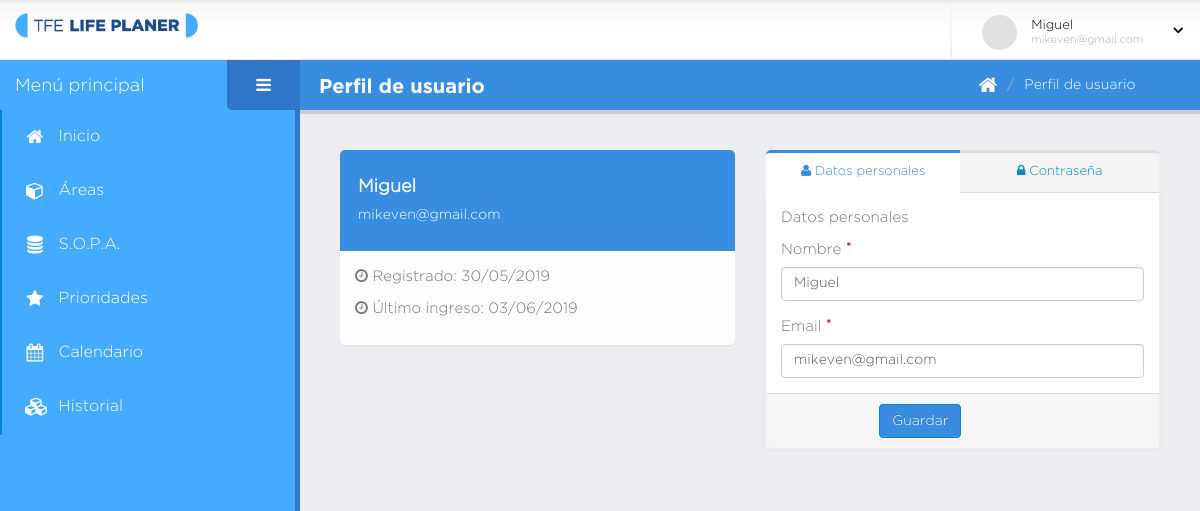
The page /perfil.php (signed in) on the database as committed earlier.
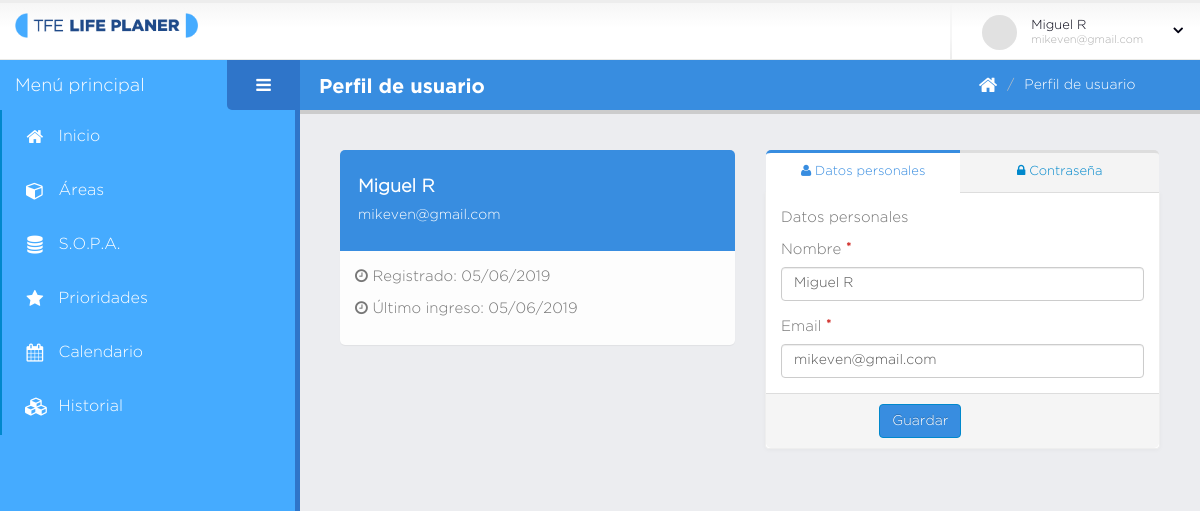
The same page on the database as committed later.
### tables this page shows
CREATE TABLE IF NOT EXISTS `usuario` (
  `id` int(11) NOT NULL AUTO_INCREMENT,
  `nombre` varchar(45) NOT NULL,
  `email` varchar(45) NOT NULL,
  `password` varchar(45) NOT NULL,
  `creado` date DEFAULT NULL,
  `ultimo_ingreso` datetime DEFAULT NULL,
  PRIMARY KEY (`id`)
);

### database/data-usuario.php (called while the page is built, shortened)
<?php
	function obtenerDatosUsuario( $dbh, $id ){
		$q = "select id, nombre, email, date_format(creado,'%d/%m/%Y') as fregistro,
		date_format(ultimo_ingreso,'%d/%m/%Y') as ult_ingreso from usuario where id = $id";
		$rst = mysqli_query( $dbh, $q );
		$data = mysqli_fetch_array( $rst );
		return $data;
	}
?>

### perfil.php (the view, shortened to what this page needs)
<?php
    include( "database/data-acceso.php" );
    include( "database/data-usuario.php" );
    $titulo_pagina = "Perfil de usuario";
    $idu = $_SESSION["user"]["id"];
    $usr = obtenerDatosUsuario( $dbh, $idu );
?>
<!doctype html>
<html class="fixed">
	<head>
		<link rel="stylesheet" href="assets/vendor/bootstrap/css/bootstrap.css" />
		<link rel="stylesheet" href="assets/vendor/font-awesome/css/font-awesome.css" />
		<link rel="stylesheet" href="assets/vendor/magnific-popup/magnific-popup.css" />
		<link rel="stylesheet" href="assets/vendor/bootstrap-datepicker/css/datepicker3.css" />
		<link rel="stylesheet" href="assets/vendor/pnotify/pnotify.custom.css" />
		<link rel="stylesheet" href="assets/vendor/select2/select2.css" />
		<link rel="stylesheet" href="assets/vendor/jquery-datatables-bs3/assets/css/datatables.css" />
		<link rel="stylesheet" href="assets/stylesheets/theme.css" />
		<link rel="stylesheet" href="assets/stylesheets/skins/default.css" />
		<link rel="stylesheet" href="assets/stylesheets/theme-custom.css">
	</head>
	<body>
		<section class="body">
			<?php include( "secciones/header.php" ); ?>
			<div class="inner-wrapper">
				<?php include( "secciones/navegacion.php" ); ?>
				<section role="main" class="content-body">
					<?php include( "secciones/titulo_pagina.php" ); ?>
					<div class="row">
						<div class="col-md-6 col-sm-6 col-xs-12">
							<section class="panel-group mb-xlg">
								<header class="panel-heading bg-primary">
									<div class="widget-profile-info">
										<div class="profile-info">
											<h4 class="name text-semibold">
												<?php echo $usr["nombre"]; ?>
											</h4>
											<h5 class="role"><?php echo $usr["email"]; ?></h5>
										</div>
									</div>
								</header>
								<div class="panel-body text-left">
									<p>	<i class="fa fa-clock-o"></i> Registrado:
										<?php echo $usr["fregistro"]; ?> </p>
									<p>	<i class="fa fa-clock-o"></i> Último ingreso:
										<?php echo $usr["ult_ingreso"]; ?> </p>
								</div>
							</section>
						</div>
						<div class="col-md-6 col-sm-6 col-xs-12">
							<section class="panel">
								<div class="tabs tabs-primary">
									<ul class="nav nav-tabs nav-justified">
										<li class="active">
											<a href="#tfe_dp" data-toggle="tab" class="text-center"><i class="fa fa-user"></i> Datos personales</a>
										</li>
										<li>
											<a href="#tfe_pwd" data-toggle="tab" class="text-center"><i class="fa fa-lock"></i> Contraseña</a>
										</li>
									</ul>
									<div class="tab-content">
										<div id="tfe_dp" class="tab-pane active">
											<p>Datos personales </p>
											<form id="frm_mdatos_pers" class="form-horizontal">
												<div class="row form-group">
													<div class="col-lg-12">
														<label control-label">Nombre
														<span class="required">*</span></label>
														<input type="text" name="nombre" placeholder="Nombre"
														class="form-control" required
														value="<?php echo $usr['nombre']?>">
													</div>
												</div>
												<div class="row form-group">
													<div class="col-lg-12">
														<label control-label">Email
														<span class="required">*</span></label>
														<input type="email" name="email" placeholder="Email" class="form-control" required
														value="<?php echo $usr['email']?>">
													</div>
												</div>
												<footer class="panel-footer">
													<div class="row">
														<div class="col-sm-9 col-sm-offset-3">
															<button class="btn btn-primary">Guardar</button>
														</div>
													</div>
												</footer>
											</form>
										</div>
									</div>
								</div>
							</section>
						</div>
					</div>
				</section>
			</div>
		</section>
	</body>
</html>

### secciones/header.php (shortened to what this page needs)
<?php
	$usuario = $_SESSION["user"];
?>
<header class="header">
	<div class="container_">
		<div class="logo-container">
			<a href="home.php" class="logo">
				<img src="img/logo-navbar.png" height="25" alt="TFE"/>
			</a>
		</div>
		<div class="header-right">
			<span class="separator"></span>
			<div id="userbox" class="userbox">
				<a href="#" data-toggle="dropdown">
					<figure class="profile-picture">
						<img src="assets/images/!logged-user.jpg" alt="" class="img-circle" data-lock-picture="assets/images/!logged-user.jpg" />
					</figure>
					<div class="profile-info" data-lock-name="<?php echo $usuario["nombre"]?>" data-lock-email="<?php echo $usuario["email"]?>">
						<span class="name"><?php echo $usuario["nombre"]?></span>
						<span class="role"><?php echo $usuario["email"]?></span>
					</div>
					<i class="fa custom-caret"></i>
				</a>
			</div>
		</div>
	</div>
</header>

### secciones/navegacion.php (shortened to what this page needs)
<aside id="sidebar-left" class="sidebar-left">
	<div class="sidebar-header">
		<div class="sidebar-title">
			Menú principal
		</div>
		<div class="sidebar-toggle hidden-xs" data-toggle-class="sidebar-left-collapsed" data-target="html" data-fire-event="sidebar-left-toggle">
			<i class="fa fa-bars" aria-label="Toggle sidebar"></i>
		</div>
	</div>
	<div class="nano">
		<div class="nano-content">
			<nav id="menu" class="nav-main" role="navigation">
				<ul class="nav nav-main">
					<li class="nav-active">
						<a href="home.php">
							<i class="fa fa-home" aria-hidden="true"></i>
							<span>Inicio</span>
						</a>
					</li>
					<li class="nav-active">
						<a href="areas.php">
							<i class="fa fa-cube" aria-hidden="true"></i>
							<span>Áreas</span>
						</a>
					</li>
					<li class="nav-active">
						<a href="#!">
							<i class="fa fa-database" aria-hidden="true"></i>
							<span>S.O.P.A.</span>
						</a>
					</li>
					<li class="nav-active">
						<a href="#!">
							<i class="fa fa-star" aria-hidden="true"></i>
							<span>Prioridades</span>
						</a>
					</li>
					<li class="nav-active">
						<a href="#!">
							<i class="fa fa-calendar" aria-hidden="true"></i>
							<span>Calendario</span>
						</a>
					</li>
					<li class="nav-active">
						<a href="#!">
							<i class="fa fa-cubes" aria-hidden="true"></i>
							<span>Historial</span>
						</a>
					</li>
				</ul>
			</nav>
			<hr class="separator" />
			<hr class="separator" />
		</div>
	</div>
</aside>

### secciones/titulo_pagina.php
<header class="page-header">
	<h2><?php echo $titulo_pagina; ?></h2>
	<div class="right-wrapper pull-right">
		<ol class="breadcrumbs">
			<li>
				<a href="home.php">
					<i class="fa fa-home"></i>
				</a>
			</li>
			<li><span><?php echo $titulo_pagina; ?></span></li>
		</ol>
		<a class="sidebar-right-toggle" data-open=""></a>
	</div>
</header>

### assets/stylesheets/skins/default.css (style rules this page uses)
a, .btn-link { color: #0088cc; }
body .btn-primary { color: #ffffff; text-shadow: 0 -1px 0 rgba(0, 0, 0, 0.25); background-color: #388de0; border-color: #0088cc; }
.bg-primary { background: #0088cc; }
ul.nav-main > li.nav-active > a { box-shadow: 2px 0 0 #0088cc inset; }
.panel-heading.bg-primary { background: #388de0; }
html body .tabs-primary .nav-tabs li a, html.dark body .tabs-primary .nav-tabs li a, html body .tabs-primary .nav-tabs.nav-justified li a, html.dark body .tabs-primary .nav-tabs.nav-justified li a, html body .tabs-primary .nav-tabs li a:hover, html.dark body .tabs-primary .nav-tabs li a:hover, html body .tabs-primary .nav-tabs.nav-justified li a:hover, html.dark body .tabs-primary .nav-tabs.nav-justified li a:hover { color: #0088cc; }
html body .tabs-primary .nav-tabs li.active a, html.dark body .tabs-primary .nav-tabs li.active a, html body .tabs-primary .nav-tabs.nav-justified li.active a, html.dark body .tabs-primary .nav-tabs.nav-justified li.active a, html body .tabs-primary .nav-tabs li.active a:hover, html.dark body .tabs-primary .nav-tabs li.active a:hover, html body .tabs-primary .nav-tabs.nav-justified li.active a:hover, html.dark body .tabs-primary .nav-tabs.nav-justified li.active a:hover, html body .tabs-primary .nav-tabs li.active a:focus, html.dark body .tabs-primary .nav-tabs li.active a:focus, html body .tabs-primary .nav-tabs.nav-justified li.active a:focus, html.dark body .tabs-primary .nav-tabs.nav-justified li.active a:focus { border-top-color: #388de0; color: #388de0; }

Rows that differ between the two databases and show on the page:
changed usuario "mikeven@gmail.com": nombre "Miguel" → "Miguel R"
Other text that changed with them:
$usr["fregistro"]: "30/05/2019" → "05/06/2019"
$usr["ult_ingreso"]: "03/06/2019" → "05/06/2019"
